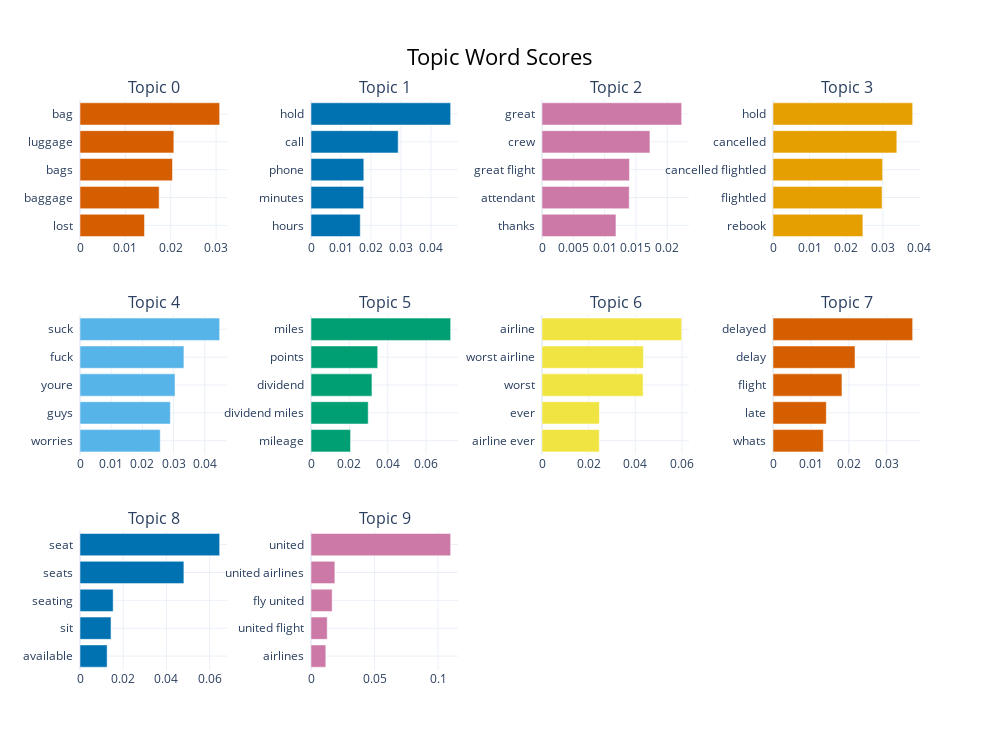

The code cell stored with this chart in its notebook:
### Code cell
fig2 = bertmodel_mpnet.visualize_barchart(top_n_topics=10)
fig2.show()

### Figure 1 — Plotly figure (JSON) as saved in the notebook; plotly's stock layout.template omitted (floating-point values rounded to 4 significant figures)
{"data": [{"marker": {"color": "#D55E00"}, "orientation": "h", "type": "bar", "x": [0.01421, 0.01745, 0.02038, 0.02068, 0.03078], "xaxis": "x", "y": ["lost  ", "baggage  ", "bags  ", "luggage  ", "bag  "], "yaxis": "y"}, {"marker": {"color": "#0072B2"}, "orientation": "h", "type": "bar", "x": [0.01643, 0.01756, 0.01762, 0.02908, 0.04658], "xaxis": "x2", "y": ["hours  ", "minutes  ", "phone  ", "call  ", "hold  "], "yaxis": "y2"}, {"marker": {"color": "#CC79A7"}, "orientation": "h", "type": "bar", "x": [0.01181, 0.01393, 0.01396, 0.01723, 0.02229], "xaxis": "x3", "y": ["thanks  ", "attendant  ", "great flight  ", "crew  ", "great  "], "yaxis": "y3"}, {"marker": {"color": "#E69F00"}, "orientation": "h", "type": "bar", "x": [0.02454, 0.02978, 0.02993, 0.03381, 0.03813], "xaxis": "x4", "y": ["rebook  ", "flightled  ", "cancelled flightled  ", "cancelled  ", "hold  "], "yaxis": "y4"}, {"marker": {"color": "#56B4E9"}, "orientation": "h", "type": "bar", "x": [0.02572, 0.02897, 0.03047, 0.03332, 0.04478], "xaxis": "x5", "y": ["worries  ", "guys  ", "youre  ", "fuck  ", "suck  "], "yaxis": "y5"}, {"marker": {"color": "#009E73"}, "orientation": "h", "type": "bar", "x": [0.02062, 0.02982, 0.03178, 0.03478, 0.07281], "xaxis": "x6", "y": ["mileage  ", "dividend miles  ", "dividend  ", "points  ", "miles  "], "yaxis": "y6"}, {"marker": {"color": "#F0E442"}, "orientation": "h", "type": "bar", "x": [0.02455, 0.02459, 0.04334, 0.04346, 0.05986], "xaxis": "x7", "y": ["airline ever  ", "ever  ", "worst  ", "worst airline  ", "airline  "], "yaxis": "y7"}, {"marker": {"color": "#D55E00"}, "orientation": "h", "type": "bar", "x": [0.01326, 0.01405, 0.01818, 0.02162, 0.03682], "xaxis": "x8", "y": ["whats  ", "late  ", "flight  ", "delay  ", "delayed  "], "yaxis": "y8"}, {"marker": {"color": "#0072B2"}, "orientation": "h", "type": "bar", "x": [0.01255, 0.01437, 0.01535, 0.04808, 0.06464], "xaxis": "x9", "y": ["available  ", "sit  ", "seating  ", "seats  ", "seat  "], "yaxis": "y9"}, {"marker": {"color": "#CC79A7"}, "orientation": "h", "type": "bar", "x": [0.01166, 0.01275, 0.01665, 0.01877, 0.1099], "xaxis": "x10", "y": ["airlines  ", "united flight  ", "fly united  ", "united airlines  ", "united  "], "yaxis": "y10"}], "layout": {"annotations": [{"font": {"size": 16}, "showarrow": false, "text": "Topic 0", "x": 0.0875, "xanchor": "center", "xref": "paper", "y": 1, "yanchor": "bottom", "yref": "paper"}, {"font": {"size": 16}, "showarrow": false, "text": "Topic 1", "x": 0.3625, "xanchor": "center", "xref": "paper", "y": 1, "yanchor": "bottom", "yref": "paper"}, {"font": {"size": 16}, "showarrow": false, "text": "Topic 2", "x": 0.6375, "xanchor": "center", "xref": "paper", "y": 1, "yanchor": "bottom", "yref": "paper"}, {"font": {"size": 16}, "showarrow": false, "text": "Topic 3", "x": 0.9125, "xanchor": "center", "xref": "paper", "y": 1, "yanchor": "bottom", "yref": "paper"}, {"font": {"size": 16}, "showarrow": false, "text": "Topic 4", "x": 0.0875, "xanchor": "center", "xref": "paper", "y": 0.6222, "yanchor": "bottom", "yref": "paper"}, {"font": {"size": 16}, "showarrow": false, "text": "Topic 5", "x": 0.3625, "xanchor": "center", "xref": "paper", "y": 0.6222, "yanchor": "bottom", "yref": "paper"}, {"font": {"size": 16}, "showarrow": false, "text": "Topic 6", "x": 0.6375, "xanchor": "center", "xref": "paper", "y": 0.6222, "yanchor": "bottom", "yref": "paper"}, {"font": {"size": 16}, "showarrow": false, "text": "Topic 7", "x": 0.9125, "xanchor": "center", "xref": "paper", "y": 0.6222, "yanchor": "bottom", "yref": "paper"}, {"font": {"size": 16}, "showarrow": false, "text": "Topic 8", "x": 0.0875, "xanchor": "center", "xref": "paper", "y": 0.2444, "yanchor": "bottom", "yref": "paper"}, {"font": {"size": 16}, "showarrow": false, "text": "Topic 9", "x": 0.3625, "xanchor": "center", "xref": "paper", "y": 0.2444, "yanchor": "bottom", "yref": "paper"}], "height": 750, "hoverlabel": {"bgcolor": "white", "font": {"family": "Rockwell", "size": 16}}, "showlegend": false, "title": {"font": {"color": "Black", "size": 22}, "text": "Topic Word Scores", "x": 0.5, "xanchor": "center", "yanchor": "top"}, "width": 1000, "xaxis": {"anchor": "y", "domain": [0, 0.175], "showgrid": true}, "xaxis10": {"anchor": "y10", "domain": [0.275, 0.45], "showgrid": true}, "xaxis11": {"anchor": "y11", "domain": [0.55, 0.725], "showgrid": true}, "xaxis12": {"anchor": "y12", "domain": [0.825, 1], "showgrid": true}, "xaxis2": {"anchor": "y2", "domain": [0.275, 0.45], "showgrid": true}, "xaxis3": {"anchor": "y3", "domain": [0.55, 0.725], "showgrid": true}, "xaxis4": {"anchor": "y4", "domain": [0.825, 1], "showgrid": true}, "xaxis5": {"anchor": "y5", "domain": [0, 0.175], "showgrid": true}, "xaxis6": {"anchor": "y6", "domain": [0.275, 0.45], "showgrid": true}, "xaxis7": {"anchor": "y7", "domain": [0.55, 0.725], "showgrid": true}, "xaxis8": {"anchor": "y8", "domain": [0.825, 1], "showgrid": true}, "xaxis9": {"anchor": "y9", "domain": [0, 0.175], "showgrid": true}, "yaxis": {"anchor": "x", "domain": [0.7556, 1], "showgrid": true}, "yaxis10": {"anchor": "x10", "domain": [0, 0.2444], "showgrid": true}, "yaxis11": {"anchor": "x11", "domain": [0, 0.2444], "showgrid": true}, "yaxis12": {"anchor": "x12", "domain": [0, 0.2444], "showgrid": true}, "yaxis2": {"anchor": "x2", "domain": [0.7556, 1], "showgrid": true}, "yaxis3": {"anchor": "x3", "domain": [0.7556, 1], "showgrid": true}, "yaxis4": {"anchor": "x4", "domain": [0.7556, 1], "showgrid": true}, "yaxis5": {"anchor": "x5", "domain": [0.3778, 0.6222], "showgrid": true}, "yaxis6": {"anchor": "x6", "domain": [0.3778, 0.6222], "showgrid": true}, "yaxis7": {"anchor": "x7", "domain": [0.3778, 0.6222], "showgrid": true}, "yaxis8": {"anchor": "x8", "domain": [0.3778, 0.6222], "showgrid": true}, "yaxis9": {"anchor": "x9", "domain": [0, 0.2444], "showgrid": true}}}
